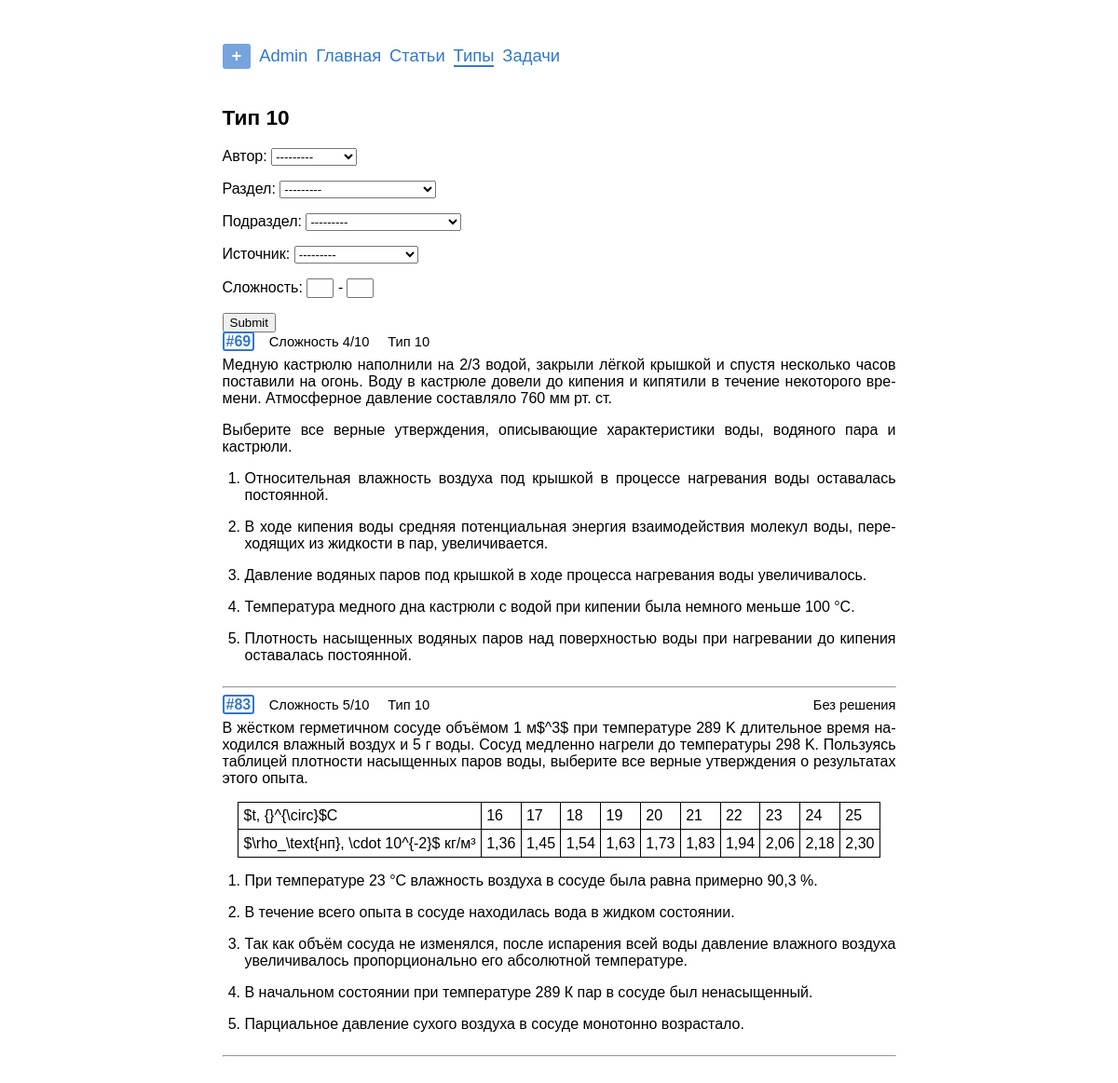
The page /types/10/ on the database as committed earlier.
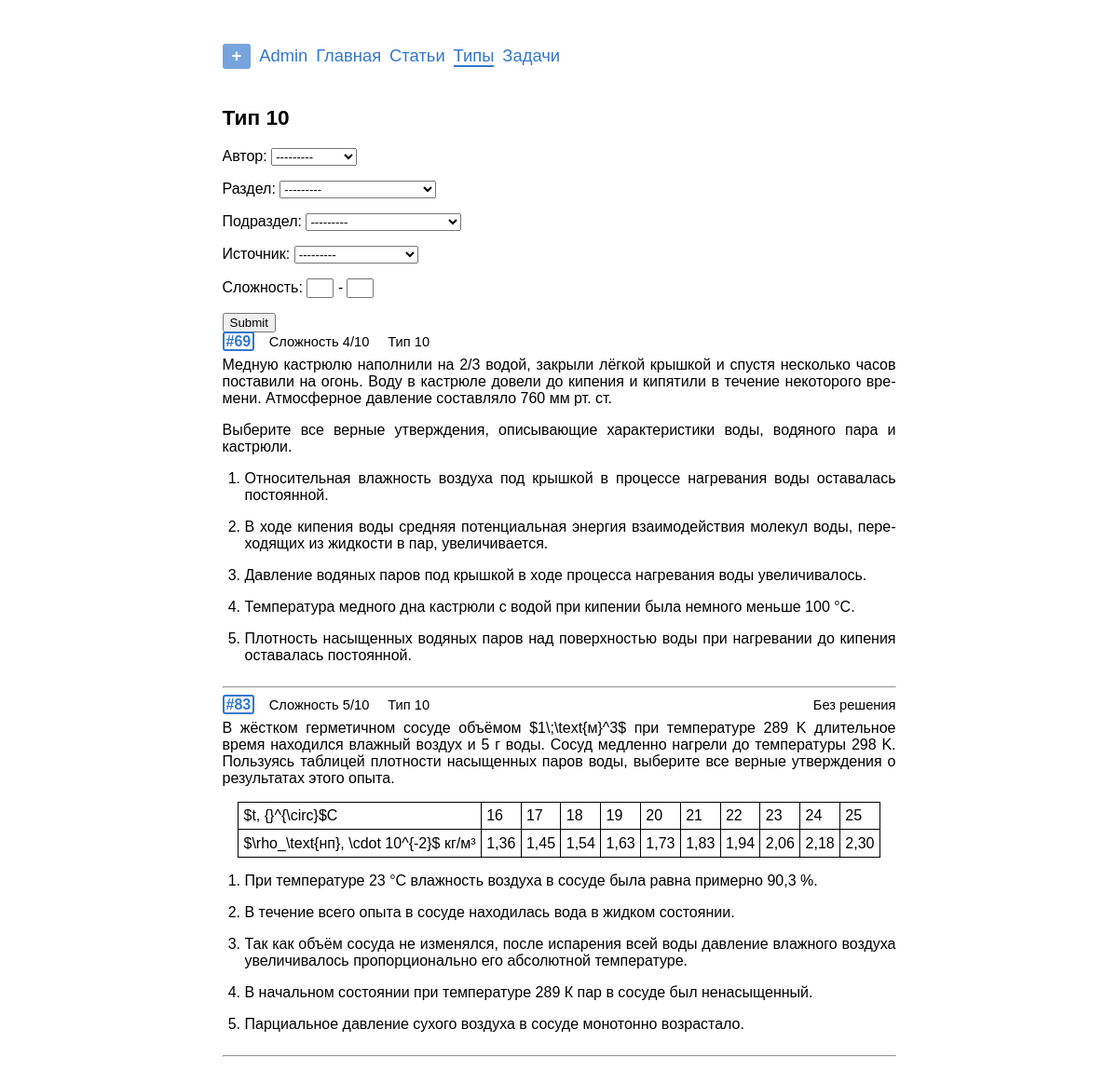
The same page on the database as committed later.
### problems/models.py (models this page shows, shortened)
class Problem(models.Model):
    objects = ProblemManager()
    text = models.TextField('условие',
                            max_length=6000,
                            help_text='Максимум 6 тыс. символов '
                            '(если мало - обратитесь к создательнице сайта)')
    solution = models.TextField('решение',
                                max_length=6000,
                                help_text='Максимум 6 тыс. символов',
                                blank=True,
                                null=True)
    answer = models.TextField('ответ',
                              max_length=1000,
                              help_text='Максимум 1 тыс. символов',
                              blank=True,
                              null=True)
    complexity = models.PositiveSmallIntegerField('сложность',
                                                  help_text=('число от 1 до 10'
                                                             ' включительно'),
                                                  blank=True,
                                                  null=True,
                                                  validators=(
                                                      [MinValueValidator(1),
                                                       MaxValueValidator(10)]))
    author = models.ForeignKey(User,
                               on_delete=models.CASCADE,
                               editable=False,
                               verbose_name='автор')
    date = models.DateField('дата добавления',
                            auto_now_add=True)
    tags = models.ManyToManyField(Tag,
                                  verbose_name='тэги',
                                  blank=True)
    source = models.ForeignKey(Source,
                               on_delete=models.CASCADE,
                               verbose_name='источник',
                               blank=True,
                               null=True)
    category = models.ForeignKey(Category,
                                 on_delete=models.CASCADE,
                                 verbose_name='раздел',
                                 blank=True,
                                 null=True)
    subcategory = models.ForeignKey(Subcategory,
                                    on_delete=models.CASCADE,
                                    verbose_name='подраздел',
                                    blank=True,
                                    null=True)
    type_ege = models.ForeignKey(TypeInEGE,
                                 on_delete=models.CASCADE,
                                 verbose_name='Тип задания',
                                 null=True)
    class Meta:
        verbose_name = 'задача'
        verbose_name_plural = 'задачи'
        default_related_name = 'problems'
    def get_absolute_url(self):
        return reverse('problems:detail', kwargs={'pk': self.pk})

class TypeInEGE(models.Model):
    objects = TypeInEGEManager()
    number = models.PositiveSmallIntegerField('номер')
    max_score = models.PositiveSmallIntegerField('максимальное количество'
                                                 ' баллов')
    part_ege = models.ForeignKey(PartOfEGE,
                                 on_delete=models.CASCADE,
                                 verbose_name='часть ЕГЭ',
                                 default=1)
    class Meta:
        verbose_name = 'тип'
        verbose_name_plural = 'типы'
        default_related_name = 'type'
        ordering = ['number']

### typesinege/views.py (the view)
# urls.py: path('', views.ProblemsView.as_view(), name='list'),
class ProblemsView(ListView):
    model = Problem
    template_name = 'problems/problems_list.html'
    context_object_name = 'problems'
    filter = ProblemTypeFilter
    paginate_by = 50
    def get_queryset(self):
        number = self.kwargs['number']
        self.type = get_object_or_404(TypeInEGE, number=number)
        queryset = Problem.objects.filter(type_ege=self.type).order_by('id')
        self.filterset = self.filter(self.request.GET, queryset=queryset)
        return self.filterset.qs
    def get_context_data(self, **kwargs):
        data = super().get_context_data(**kwargs)
        data['filter'] = ProblemTypeFilter(self.request.GET,
                                           queryset=self.get_queryset())
        data['title'] = f'Тип {self.kwargs["number"]}'
        return data

### problems/models.py (called while the page is built)
    def __str__(self):
        return self.name

    def __str__(self):
        return self.name

    def get_queryset(self):
        queryset = super().get_queryset()
        queryset = queryset.annotate(problems_count=Count('problems'))
        return queryset

### problems/templatetags/abbr.py (called while the page is built)
def replace_by_dic(el, dic):
    for i, j in dic.items():
        el = el.replace(i, j)
    return el

@register.filter()
@stringfilter
def abbr(value):
    return replace_by_dic(value, abbr_dic)

### problems/templatetags/markdown_extras.py (called while the page is built)
@register.filter()
@stringfilter
def markdown(value):
    return md.markdown(value, extensions=['markdown.extensions.fenced_code'])

### templates/problems/problems_list.html (shortened to what this page needs)
{% extends "base.html" %}
{% load markdown_extras %}
{% load abbr %}
{% load save_parameters %}
{% load static %}
{% block content %}
    <h2>{{title}}</h2>
    <form method="get" class="no-print">
      {{ filter.form.as_p }}
      <input type="submit" />
    </form>
    {% for problem in page_obj %}
    <div class="rel">
      <div class="id-in-list">
        <a href="{{problem.get_absolute_url}}"><b class='id-number'>#{{problem.id}}</b></a>
        <span class="compl">Сложность {{problem.complexity}}/10</span>&nbsp;
        <span class="compl">Тип {{problem.type_ege.number}}</span>
        <span class="compl no-solution">{% if not problem.solution %}Без решения{% endif %}</span>
      </div>
      <div class="problem">{{problem.text|markdown|abbr|safe}}</div>
    </div><hr>
    {% empty %}
      <p>Ничего не нашлось {{":("}}</p>
      <p>Попробуйте другой фильтр.</p>
    {% endfor %}
{% endblock %}

Rows that differ between the two databases and show on the page:
changed Problem id 83: text|abbr "…жёстком герметичном сосуде объёмом 1 м$^3$ при температуре 289 K…" → "…жёстком герметичном сосуде объёмом $1\\;\\text{м}^3$ при температуре 289 K…"
